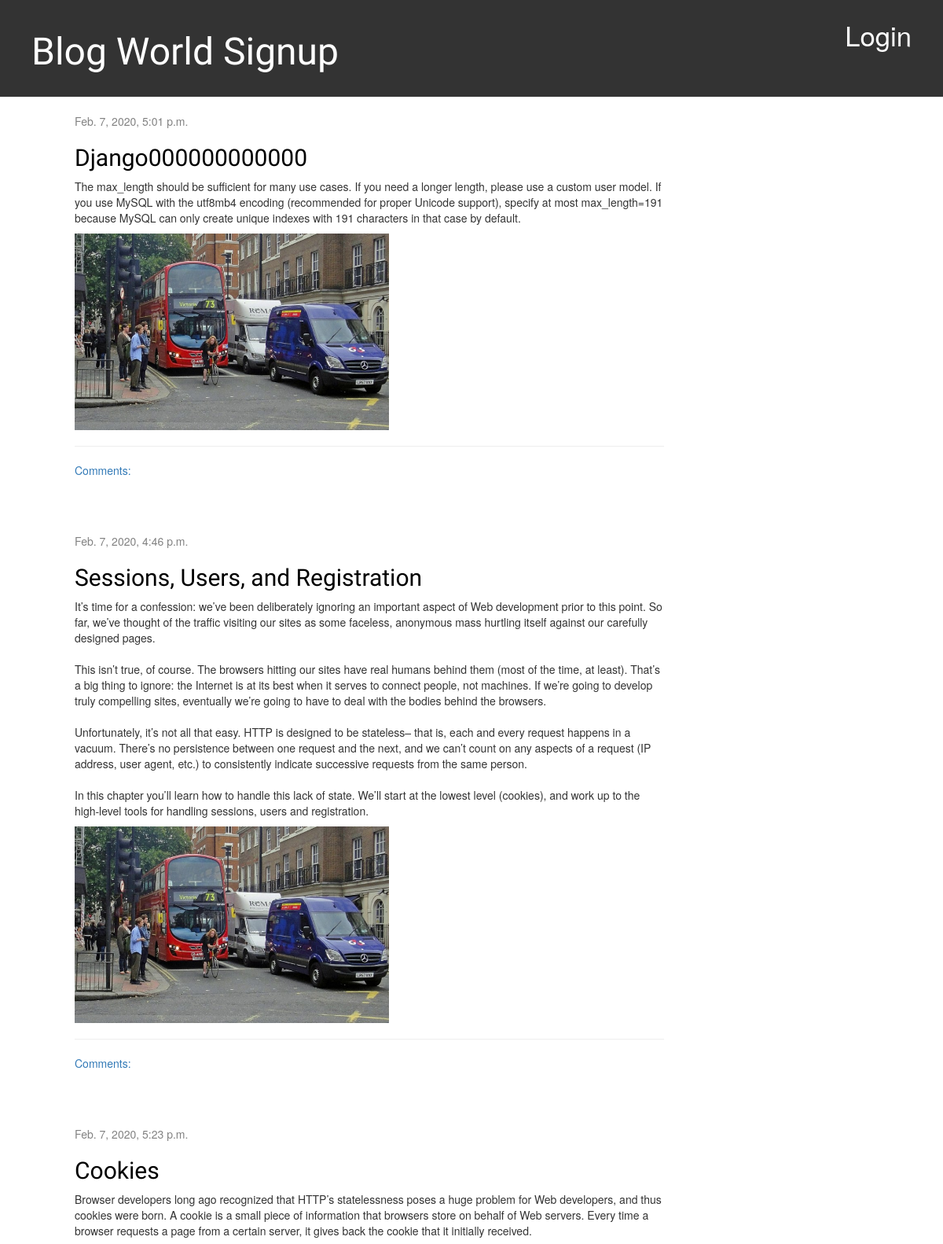
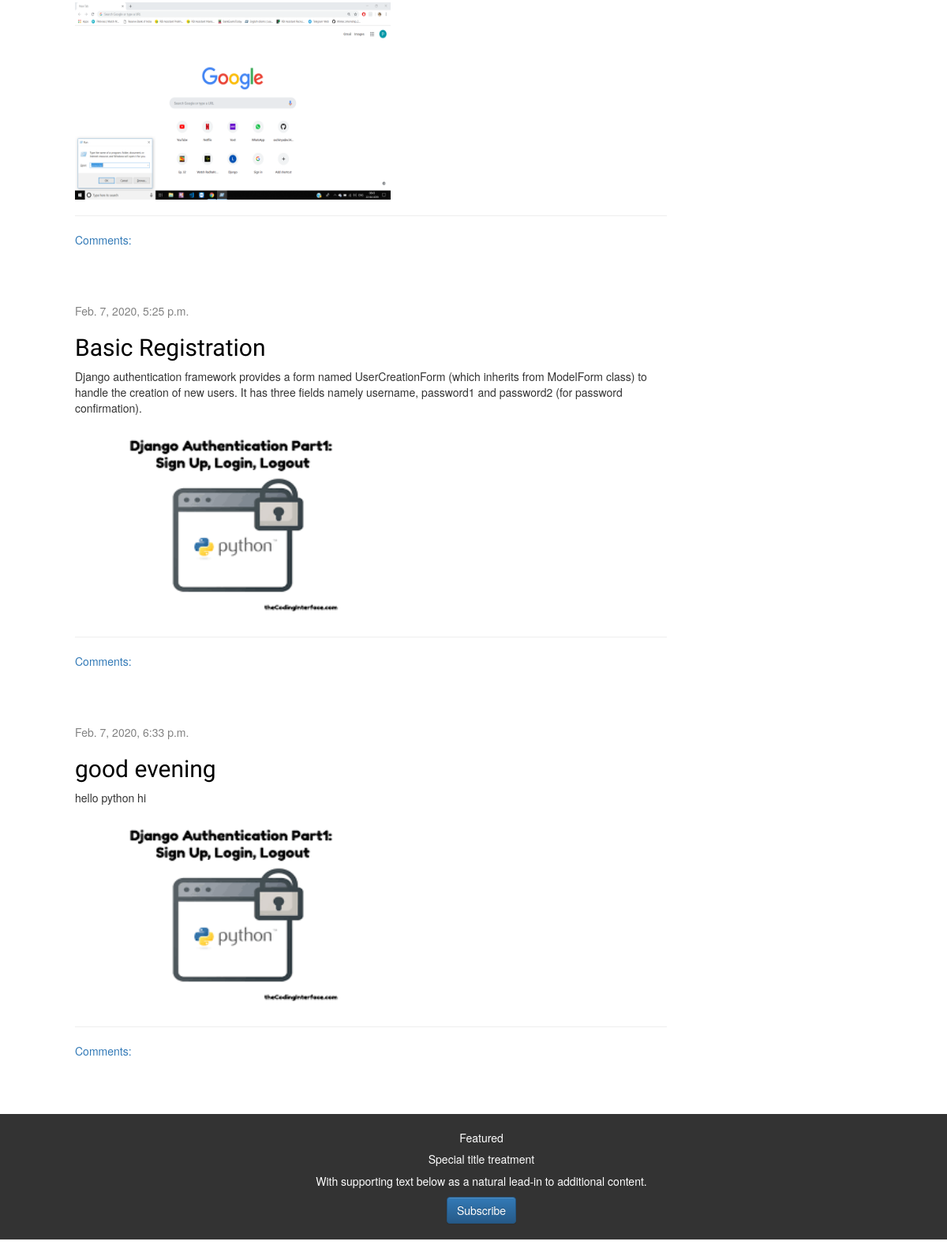
The page / on the database its author committed (2 pictures, top to bottom).
### blog/models.py (models this page shows, shortened)
class Post(models.Model):
    author = models.ForeignKey(CustomUser, on_delete=models.CASCADE)
    title = models.CharField(max_length=200)
    text = models.TextField()
    image = models.ImageField(upload_to ='blog/img',null=True)
    created_date = models.DateTimeField(default=timezone.now)
    published_date = models.DateTimeField(blank=True, null=True)
    def __str__(self):
        return self.title

### blog/views.py (the view)
# urls.py: path('',views.post_list,name='post_list'),
def post_list(request):
    posts = Post.objects.all()
    print(posts)
    return render(request, 'blog/post_list.html', {"posts" : posts })

### blog/templates/blog/post_list.html
{% extends 'blog/base.html' %}
{% block content %}
    {% for post in posts %}
        <div class="post">
            <div class="date">
                {{ post.published_date }}
            </div>
            <h2><a href="{% url 'blog:post_detail' pk=post.pk %}">{{ post.title }}</a></h2>
            <p>{{ post.text|linebreaksbr }}</p>
            {% if post.image %}
            <p><img src="{{ post.image.url}}" height="250" width="400"></p>
            {% endif %}
            <hr>
            <a href="{% url 'blog:post_detail' pk=post.pk %}">Comments: {{ post.approved_comments.count }}</a>
        </div>
    {% endfor %}
{% endblock %}

### blog/static/css/blog.css (style rules this page uses)
h1, h2, h3, h4 { font-family: 'Lobster', cursive; }
.date { color: #828282; }
.post { margin-bottom: 70px; }
.post h2 a, .post h2 a:visited { color: #000000; }
.card-header h5, { color: white; font-size: 36pt; text-decoration: none; }

### rows shown on the page
Post: published_date "Feb. 7, 2020, 5:01 p.m.", title "Django000000000000", text "The max_length should be sufficient for many use cases. If you need a longer length, please use a custom user model. If you use MySQL with the utf8mb4 encoding (recommended for proper Unicode support), specify at most max_length=191 because MySQL can only create unique indexes with 191 characters in that case by default.", image (picture)
Post: published_date "Feb. 7, 2020, 4:46 p.m.", title "Sessions, Users, and Registration", text "It’s time for a confession: we’ve been deliberately ignoring an important aspect of Web development prior to this point. So far, we’ve thought of the traffic visiting our sites as some faceless, anonymous mass hurtling itself against our carefully designed pages. This isn’t true, of course. The browsers hitting our sites have real humans behind them (most of the time, at least). That’s a big thing to ignore: the Internet is at its best when it serves to connect people, not machines. If we’re going to develop truly compelling sites, eventually we’re going to have to deal with the bodies behind the browsers. Unfortunately, it’s not all that easy. HTTP is designed to be stateless– that is,…", image (picture)
Post: published_date "Feb. 7, 2020, 5:23 p.m.", title "Cookies", text "Browser developers long ago recognized that HTTP’s statelessness poses a huge problem for Web developers, and thus cookies were born. A cookie is a small piece of information that browsers store on behalf of Web servers. Every time a browser requests a page from a certain server, it gives back the cookie that it initially received.", image (picture)
Post: published_date "Feb. 7, 2020, 5:25 p.m.", title "Basic Registration", text "Django authentication framework provides a form named UserCreationForm (which inherits from ModelForm class) to handle the creation of new users. It has three fields namely username, password1 and password2 (for password confirmation).", image (picture)
Post: published_date "Feb. 7, 2020, 6:33 p.m.", title "good evening", text "hello python hi", image (picture)
